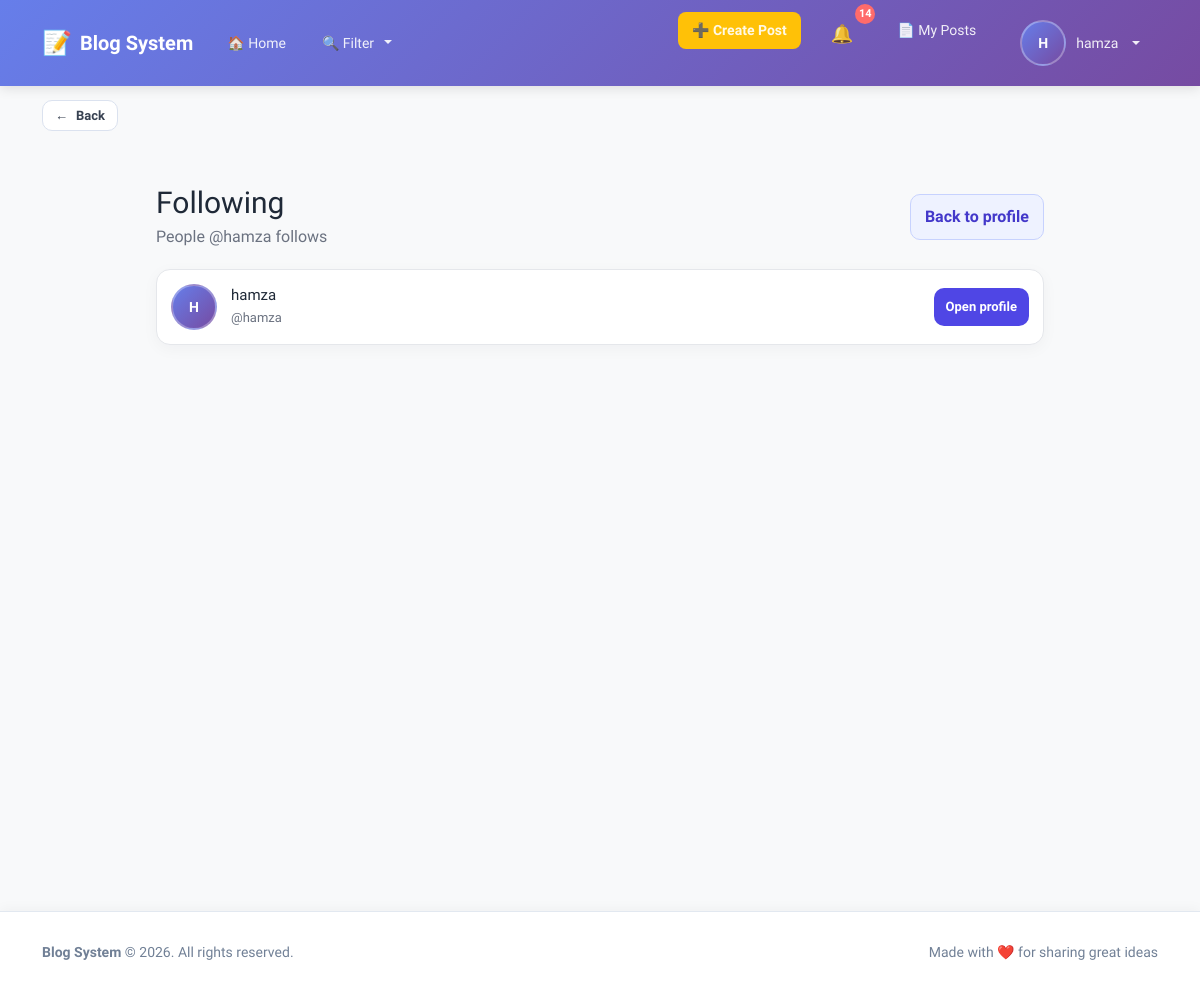
Screenshot of /profile/3/following/ (signed in) with the database file from the repository.
### blog/models.py (models this page shows)
class CustomUser(AbstractUser):
    email = models.EmailField(unique=True)

### blog/views.py (the view)
# urls.py: path('profile/<int:user_id>/following/', FollowingListView.as_view(), name='following_list'),
class FollowingListView(LoginRequiredMixin,View):
    def get(self, request, user_id):
        user = get_object_or_404(CustomUser, id=user_id)
        following = CustomUser.objects.filter(following_users__follower=user).distinct()
        return render(request, "profile/following_list.html", {"following": following, "profile_user": user})

### blog/context_processors.py (called while the page is built)
def notifications_badge(request):
    if request.user.is_authenticated:
        unread_count = Notification.objects.filter(user=request.user, is_read=False).count()
    else:
        unread_count = 0
    return {"unread_notifications_count": unread_count}

def navbar_context(request):
    all_categories = Category.objects.all().order_by("name")
    selected_category_ids = []
    if request.GET:
        selected_category_ids = [int(id) for id in request.GET.getlist("categories") if id and id != "all"]
    return {
        "all_categories": all_categories,
        "selected_category_ids": selected_category_ids,
    }

### templates/profile/following_list.html (shortened to what this page needs)
{% extends 'base.html' %}
{% block content %}
<div class="connections-page">
    <div class="connections-header">
        <div>
            <h1> Following</h1>
            <p>People @{{ profile_user.username }} follows</p>
        </div>
        <a href="{% if request.user.id == profile_user.id %}{% url 'blog:profile' %}{% else %}{% url 'blog:other_profile' profile_user.id %}{% endif %}" class="back-btn">
             Back to profile
        </a>
    </div>
    {% if following %}
        <div class="users-grid">
            {% for followed_user in following %}
                <article class="user-card">
                    <div class="user-avatar">{{ followed_user.username|first|upper }}</div>
                    <div class="user-info">
                        <h3>{{ followed_user.get_full_name|default:followed_user.username }}</h3>
                        <p>@{{ followed_user.username }}</p>
                    </div>
                    <a href="{% if followed_user.id == request.user.id %}{% url 'blog:profile' %}{% else %}{% url 'blog:other_profile' followed_user.id %}{% endif %}" class="open-profile-btn">
                        Open profile
                    </a>
                </article>
            {% endfor %}
        </div>
    {% else %}
        <div class="empty-state">
            <i class="fas fa-compass"></i>
            <p>Not following anyone yet.</p>
        </div>
    {% endif %}
</div>
{% endblock %}

### templates/includes/navbar.html (shortened to what this page needs)
<nav class="navbar navbar-expand-lg navbar-light">
    <div class="container">
        <a class="navbar-brand" href="{% url 'blog:home' %}">
            <span class="brand-icon">📝</span>
            <strong>Blog System</strong>
        </a>
        <div class="collapse navbar-collapse" id="navbarContent">
            <ul class="navbar-nav me-auto">
                <li class="nav-item">
                    <a class="nav-link" href="{% url 'blog:home' %}">
                        🏠 Home
                    </a>
                </li>
                <li class="nav-item dropdown">
                    <a class="nav-link dropdown-toggle filter-toggle" href="#" id="filterDropdown" role="button" data-bs-toggle="dropdown" aria-expanded="false">
                        🔍 Filter
                    </a>
                </li>
            </ul>
            <ul class="navbar-nav ms-auto">
                {% if user.is_authenticated %}
                    <li class="nav-item me-2">
                        <a class="nav-link btn-create-post" href="{% url 'blog:create_post' %}">
                            ➕ Create Post
                        </a>
                    </li>
                    <li class="nav-item me-2">
                        <a class="nav-link notifications-link" href="{% url 'blog:notifications_list' %}">
                            <span class="notification-icon">🔔</span>
                            <span class="notification-badge" id="notif-count">{{ unread_notifications_count }}</span>
                        </a>
                    </li>
                    <li class="nav-item me-2">
                        <a class="nav-link" href="{% url 'blog:my_posts' %}">
                            📄 My Posts
                        </a>
                    </li>
                    <li class="nav-item dropdown">
                        <a class="nav-link dropdown-toggle user-dropdown" href="#" id="userDropdown" role="button" data-bs-toggle="dropdown" aria-expanded="false">
                            <span class="user-avatar">{{ user.username|first|upper }}</span>
                            {{ user.username }}
                        </a>
                    </li>
                {% endif %}
            </ul>
        </div>
    </div>
</nav>

### templates/base.html (style rules this page uses)
:root { --primary-color: #667eea; --secondary-color: #764ba2; --light-bg: #f8f9fa; --card-shadow: 0 2px 12px rgba(0, 0, 0, 0.08); --hover-shadow: 0 8px 24px rgba(0, 0, 0, 0.12); }
* { font-family: 'Segoe UI', Tahoma, Geneva, Verdana, sans-serif; }
html, body { height: 100%; }
body { background-color: var(--light-bg); color: #2d3748; }

### templates/includes/navbar.html (style rules this page uses)
.navbar { background: linear-gradient(135deg, #667eea 0%, #764ba2 100%); box-shadow: 0 2px 12px rgba(0, 0, 0, 0.12); padding: 12px 0; }
.navbar-brand { font-size: 20px; font-weight: 700; color: white !important; display: flex; align-items: center; gap: 8px; transition: all 0.3s ease; }
.brand-icon { font-size: 24px; }
.navbar-nav .nav-link { color: rgba(255, 255, 255, 0.9) !important; font-weight: 500; font-size: 14px; transition: all 0.3s ease; padding: 8px 14px !important; border-radius: 8px; margin: 0 4px; }
.btn-create-post { background-color: #ffc107 !important; color: #2d3748 !important; font-weight: 600 !important; border-radius: 8px !important; padding: 10px 16px !important; transition: all 0.3s ease; }
.notifications-link { position: relative; display: flex; align-items: center; gap: 6px; }
.notification-icon { font-size: 18px; }
.notification-badge { display: inline-flex; align-items: center; justify-content: center; background-color: #ff6b6b; color: white; border-radius: 50%; width: 20px; height: 20px; font-size: 11px; font-weight: 700; position: absolute; top: -8px; right: -8px; }
.user-dropdown { display: flex; align-items: center; gap: 10px !important; }
.user-avatar { display: inline-flex; align-items: center; justify-content: center; width: 32px; height: 32px; background-color: rgba(255, 255, 255, 0.2); border-radius: 50%; font-weight: 700; font-size: 14px; color: white; border: 2px solid rgba(255, 255, 255, 0.3); }
.filter-toggle { position: relative; }
.filter-toggle::after { content: ''; display: inline-block; margin-left: 6px; vertical-align: 0.255em; border-top: 0.3em solid; border-right: 0.3em solid transparent; border-bottom: 0; border-left: 0.3em solid transparent; transition: transform 0.2s ease; }

### templates/profile/following_list.html (style rules this page uses)
.connections-page { max-width: 920px; margin: 0 auto; padding: 24px 16px; }
.connections-header { display: flex; justify-content: space-between; align-items: center; gap: 16px; margin-bottom: 20px; flex-wrap: wrap; }
.connections-header h1 { margin: 0 0 4px; font-size: 30px; color: #1f2937; }
.connections-header p { margin: 0; color: #6b7280; }
.back-btn { text-decoration: none; color: #4338ca; background: #eef2ff; border: 1px solid #c7d2fe; padding: 10px 14px; border-radius: 10px; font-weight: 600; }
.users-grid { display: grid; gap: 12px; }
.user-card { display: flex; align-items: center; gap: 14px; background: #fff; border: 1px solid #e5e7eb; border-radius: 14px; padding: 14px; box-shadow: 0 4px 16px rgba(15, 23, 42, 0.04); }
.user-avatar { width: 46px; height: 46px; border-radius: 50%; background: linear-gradient(135deg, #667eea, #764ba2); color: #fff; display: flex; align-items: center; justify-content: center; font-weight: 700; flex-shrink: 0; }
.user-info { flex: 1; min-width: 0; }
.user-info h3 { margin: 0; font-size: 15px; color: #1f2937; }
.user-info p { margin: 4px 0 0; color: #6b7280; font-size: 13px; }
.open-profile-btn { text-decoration: none; background: #4f46e5; color: #fff; border-radius: 10px; padding: 9px 12px; font-weight: 600; font-size: 13px; white-space: nowrap; }

### rows the page displays
CustomUser: username|first "H", username "hamza", get_full_name "hamza"

### other values shown
{{ unread_notifications_count }} "14"
